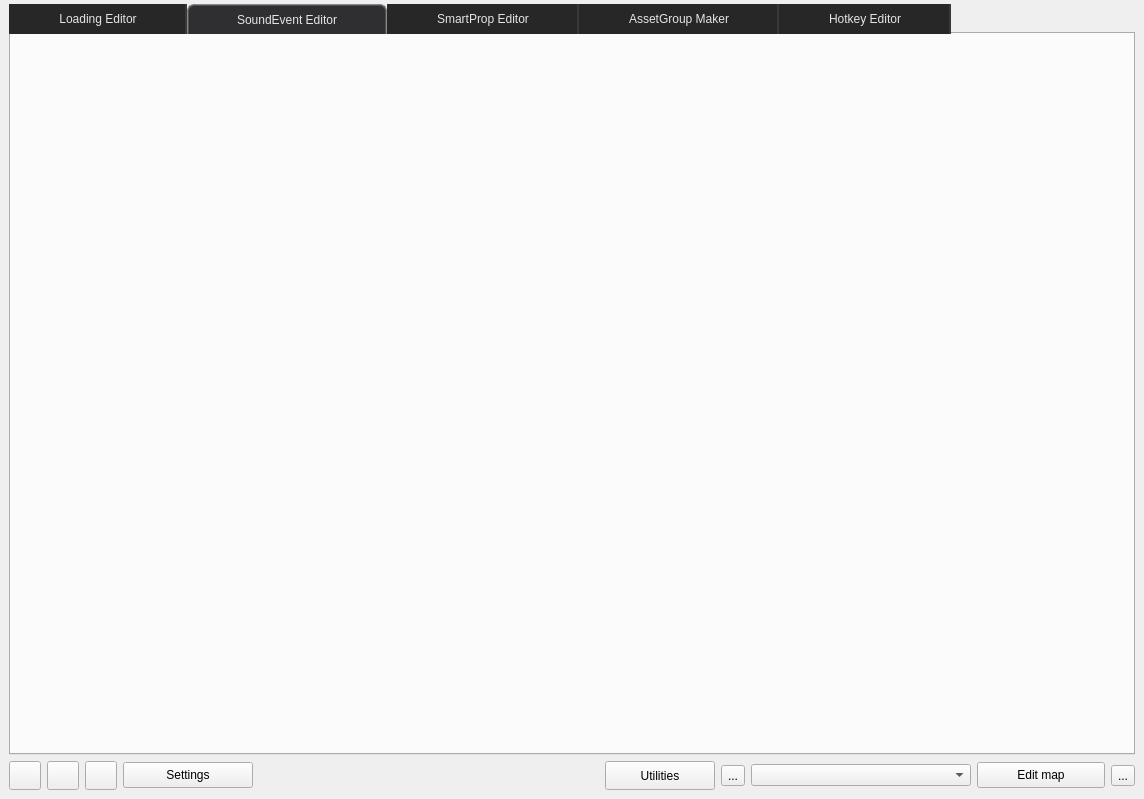
<?xml version="1.0" encoding="UTF-8"?>
<ui version="4.0">
 <class>MainWindow</class>
 <widget class="QMainWindow" name="MainWindow">
  <property name="geometry">
   <rect>
    <x>0</x>
    <y>0</y>
    <width>1144</width>
    <height>799</height>
   </rect>
  </property>
  <property name="windowTitle">
   <string>Hammer 5 Tools</string>
  </property>
  <property name="windowIcon">
   <iconset resource="resources.qrc">
    <normaloff>:/icons/appicon.ico</normaloff>:/icons/appicon.ico</iconset>
  </property>
  <property name="styleSheet">
   <string notr="true"/>
  </property>
  <property name="documentMode">
   <bool>false</bool>
  </property>
  <property name="dockOptions">
   <set>QMainWindow::DockOption::AllowTabbedDocks|QMainWindow::DockOption::AnimatedDocks</set>
  </property>
  <widget class="QWidget" name="centralwidget">
   <layout class="QVBoxLayout" name="verticalLayout">
    <property name="leftMargin">
     <number>9</number>
    </property>
    <property name="topMargin">
     <number>4</number>
    </property>
    <property name="rightMargin">
     <number>9</number>
    </property>
    <property name="bottomMargin">
     <number>9</number>
    </property>
    <item>
     <widget class="QTabWidget" name="MainWindowTools_tabs">
      <property name="enabled">
       <bool>true</bool>
      </property>
      <property name="minimumSize">
       <size>
        <width>0</width>
        <height>0</height>
       </size>
      </property>
      <property name="styleSheet">
       <string notr="true">background-color: #2f2f31;
QTabWidget::pane {
    background-color: solid red;
    border-radius: 0px;
    border: 2px solid gray;
    border-color: #464649;
    background-color: #2f2f31;
}
/* ========================================================== */
QTabBar::tab {
    background-color: #424242;
    color: #a2a79a;
    border-radius: 0px;
    border-top-right-radius: 0px;
    border-top-left-radius: 0px;
    padding: 4px;
    padding-left:48px;
    padding-right: 48px;

    border-top: 2px solid gray;
    border-bottom: 0px solid black;

    font: 700 10pt &quot;Segoe UI&quot;;
    border-left: 2px solid darkgray;
    border-top: 0px solid darkgray;
    border-color: #272727;
    border-right: 2px solid rgba(94, 94, 94, 80);



    color: #e5e5e5;
    background-color: #272727;

}
QTabBar::tab:selected {
    border-radius: 0px;
    border-top-right-radius: 7px;
    border-top-left-radius: 7px;

    border-top: 2px solid gray;
    border-left: 2px solid gray;
    border-right: 2px solid gray;
    border-bottom: 0px solid black;

    font: 700 10pt &quot;Segoe UI&quot;;
    border-color: rgba(94, 94, 94, 180);
    height:20px;
    color: #e5e5e5;
    background-color: #2f2f31;
}</string>
      </property>
      <property name="currentIndex">
       <number>1</number>
      </property>
      <property name="tabsClosable">
       <bool>false</bool>
      </property>
      <widget class="QWidget" name="Loading_Editor_Tab">
       <attribute name="icon">
        <iconset resource="resources.qrc">
         <normaloff>:/valve_common/icons/tools/common/image.png</normaloff>:/valve_common/icons/tools/common/image.png</iconset>
       </attribute>
       <attribute name="title">
        <string>Loading Editor</string>
       </attribute>
       <layout class="QGridLayout" name="gridLayout_3"/>
      </widget>
      <widget class="QWidget" name="soundeditor_tab">
       <property name="enabled">
        <bool>true</bool>
       </property>
       <attribute name="icon">
        <iconset resource="resources.qrc">
         <normaloff>:/icons/tools/vmixtool/appicon.ico</normaloff>:/icons/tools/vmixtool/appicon.ico</iconset>
       </attribute>
       <attribute name="title">
        <string>SoundEvent Editor</string>
       </attribute>
       <layout class="QVBoxLayout" name="verticalLayout_5"/>
      </widget>
      <widget class="QWidget" name="smartpropeditor_tab">
       <attribute name="icon">
        <iconset resource="resources.qrc">
         <normaloff>:/icons/smartprop_editor.png</normaloff>:/icons/smartprop_editor.png</iconset>
       </attribute>
       <attribute name="title">
        <string>SmartProp Editor</string>
       </attribute>
        <layout class="QVBoxLayout" name="verticalLayout_4">
         <property name="topMargin">
          <number>0</number>
         </property>
        </layout>
      </widget>
      <widget class="QWidget" name="BatchCreator_tab">
       <attribute name="icon">
        <iconset resource="resources.qrc">
         <normaloff>:/valve_common/icons/tools/model_editor/hierarchy_sequence_group_referenced.png</normaloff>:/valve_common/icons/tools/model_editor/hierarchy_sequence_group_referenced.png</iconset>
       </attribute>
       <attribute name="title">
        <string>AssetGroup Maker</string>
       </attribute>
       <layout class="QVBoxLayout" name="verticalLayout_2"/>
      </widget>
      <widget class="QWidget" name="hotkeyeditor_tab">
       <property name="enabled">
        <bool>true</bool>
       </property>
       <attribute name="icon">
        <iconset resource="resources.qrc">
         <normaloff>:/valve_common/icons/tools/common/help_keybinding_list.png</normaloff>:/valve_common/icons/tools/common/help_keybinding_list.png</iconset>
       </attribute>
       <attribute name="title">
        <string>Hotkey Editor</string>
       </attribute>
       <layout class="QVBoxLayout" name="verticalLayout_3"/>
      </widget>
     </widget>
    </item>
    <item>
     <layout class="QHBoxLayout" name="horizontalLayout_2">
      <item>
       <widget class="QPushButton" name="my_twitter_button">
        <property name="minimumSize">
         <size>
          <width>32</width>
          <height>0</height>
         </size>
        </property>
        <property name="maximumSize">
         <size>
          <width>32</width>
          <height>16777210</height>
         </size>
        </property>
        <property name="toolTip">
         <string>&lt;html&gt;&lt;head/&gt;&lt;body&gt;&lt;p&gt;Twitter&lt;/p&gt;&lt;/body&gt;&lt;/html&gt;</string>
        </property>
        <property name="styleSheet">
         <string notr="true">padding: 5px;</string>
        </property>
        <property name="text">
         <string/>
        </property>
        <property name="icon">
         <iconset resource="resources.qrc">
          <normaloff>:/social/icons/social/twitter.png</normaloff>:/social/icons/social/twitter.png</iconset>
        </property>
        <property name="iconSize">
         <size>
          <width>20</width>
          <height>20</height>
         </size>
        </property>
       </widget>
      </item>
      <item>
       <widget class="QPushButton" name="discord">
        <property name="minimumSize">
         <size>
          <width>32</width>
          <height>0</height>
         </size>
        </property>
        <property name="maximumSize">
         <size>
          <width>32</width>
          <height>16777210</height>
         </size>
        </property>
        <property name="toolTip">
         <string>&lt;html&gt;&lt;head/&gt;&lt;body&gt;&lt;p&gt;Discord server&lt;/p&gt;&lt;/body&gt;&lt;/html&gt;</string>
        </property>
        <property name="styleSheet">
         <string notr="true">padding: 5px;</string>
        </property>
        <property name="text">
         <string/>
        </property>
        <property name="icon">
         <iconset resource="resources.qrc">
          <normaloff>:/social/icons/social/discord.png</normaloff>:/social/icons/social/discord.png</iconset>
        </property>
        <property name="iconSize">
         <size>
          <width>20</width>
          <height>20</height>
         </size>
        </property>
       </widget>
      </item>
      <item>
       <widget class="QPushButton" name="documentation_button">
        <property name="minimumSize">
         <size>
          <width>32</width>
          <height>0</height>
         </size>
        </property>
        <property name="maximumSize">
         <size>
          <width>32</width>
          <height>16777210</height>
         </size>
        </property>
        <property name="toolTip">
         <string>&lt;html&gt;&lt;head/&gt;&lt;body&gt;&lt;p&gt;Discord server&lt;/p&gt;&lt;/body&gt;&lt;/html&gt;</string>
        </property>
        <property name="styleSheet">
         <string notr="true">padding: 5px;</string>
        </property>
        <property name="text">
         <string/>
        </property>
        <property name="icon">
         <iconset resource="resources.qrc">
          <normaloff>:/icons/help_24dp.svg</normaloff>:/icons/help_24dp.svg</iconset>
        </property>
        <property name="iconSize">
         <size>
          <width>20</width>
          <height>20</height>
         </size>
        </property>
       </widget>
      </item>
      <item>
       <widget class="QPushButton" name="preferences_button">
        <property name="minimumSize">
         <size>
          <width>130</width>
          <height>0</height>
         </size>
        </property>
        <property name="styleSheet">
         <string notr="true">padding: 5px;
font: 580 10pt &quot;Segoe UI&quot;;</string>
        </property>
        <property name="text">
         <string>Settings</string>
        </property>
        <property name="icon">
         <iconset resource="resources.qrc">
          <normaloff>:/icons/settings_16dp.svg</normaloff>:/icons/settings_16dp.svg</iconset>
        </property>
        <property name="iconSize">
         <size>
          <width>20</width>
          <height>20</height>
         </size>
        </property>
       </widget>
      </item>
      <item>
       <widget class="QLabel" name="console_label">
        <property name="sizePolicy">
         <sizepolicy hsizetype="Ignored" vsizetype="Preferred">
          <horstretch>1</horstretch>
          <verstretch>0</verstretch>
         </sizepolicy>
        </property>
        <property name="toolTip">
         <string>Console: recent saved files, launched addons and tool activity.</string>
        </property>
        <property name="styleSheet">
         <string notr="true">color: #a5a5a5;
padding-left: 8px;
padding-right: 8px;
font: 580 9pt &quot;Segoe UI&quot;;</string>
        </property>
        <property name="text">
         <string/>
        </property>
        <property name="alignment">
         <set>Qt::AlignmentFlag::AlignLeft|Qt::AlignmentFlag::AlignVCenter</set>
        </property>
       </widget>
      </item>
      <item>
       <widget class="QToolButton" name="utilities_button">
        <property name="minimumSize">
         <size>
          <width>110</width>
          <height>0</height>
         </size>
        </property>
        <property name="toolTip">
         <string>&lt;html&gt;&lt;head/&gt;&lt;body&gt;&lt;p&gt;&lt;span style=&quot; font-size:12pt; font-weight:700;&quot;&gt;Utilities&lt;/span&gt;&lt;/p&gt;&lt;p&gt;Open a utility tool (Cleanup, UnrealPorter).&lt;/p&gt;&lt;/body&gt;&lt;/html&gt;</string>
        </property>
        <property name="styleSheet">
         <string notr="true">padding: 5px;
font: 580 10pt &quot;Segoe UI&quot;;</string>
        </property>
        <property name="text">
         <string>Utilities</string>
        </property>
        <property name="icon">
         <iconset resource="resources.qrc">
          <normaloff>:/icons/apps_24dp.svg</normaloff>:/icons/apps_24dp.svg</iconset>
        </property>
        <property name="iconSize">
         <size>
          <width>20</width>
          <height>20</height>
         </size>
        </property>
        <property name="popupMode">
         <enum>QToolButton::ToolButtonPopupMode::InstantPopup</enum>
        </property>
        <property name="toolButtonStyle">
         <enum>Qt::ToolButtonStyle::ToolButtonTextBesideIcon</enum>
        </property>
       </widget>
      </item>
      <item>
       <widget class="QToolButton" name="addon_actions_button">
        <property name="toolTip">
         <string>&lt;html&gt;&lt;head/&gt;&lt;body&gt;&lt;p&gt;&lt;span style=&quot; font-size:12pt; font-weight:700;&quot;&gt;Addon actions&lt;/span&gt;&lt;/p&gt;&lt;p&gt;Launch parameters, create/delete/export/import addon, open folders.&lt;/p&gt;&lt;/body&gt;&lt;/html&gt;</string>
        </property>
        <property name="text">
         <string>...</string>
        </property>
        <property name="icon">
         <iconset resource="resources.qrc">
          <normaloff>:/icons/menu_24dp.svg</normaloff>:/icons/menu_24dp.svg</iconset>
        </property>
        <property name="iconSize">
         <size>
          <width>20</width>
          <height>20</height>
         </size>
        </property>
        <property name="popupMode">
         <enum>QToolButton::ToolButtonPopupMode::InstantPopup</enum>
        </property>
       </widget>
      </item>
      <item>
       <widget class="QComboBox" name="ComboBoxSelectAddon">
        <property name="minimumSize">
         <size>
          <width>220</width>
          <height>0</height>
         </size>
        </property>
        <property name="toolTip">
         <string>&lt;html&gt;&lt;head/&gt;&lt;body&gt;&lt;p&gt;&lt;span style=&quot; font-size:11pt; font-weight:700;&quot;&gt;Addon selection&lt;/span&gt;&lt;/p&gt;&lt;p&gt;All tools apply changes to the addon selected in this section.&lt;/p&gt;&lt;/body&gt;&lt;/html&gt;</string>
        </property>
        <property name="styleSheet">
         <string notr="true">font: 700 10pt &quot;Segoe UI&quot;;</string>
        </property>
       </widget>
      </item>
      <item>
       <widget class="QPushButton" name="Launch_Addon_Button">
        <property name="enabled">
         <bool>true</bool>
        </property>
        <property name="minimumSize">
         <size>
          <width>128</width>
          <height>0</height>
         </size>
        </property>
        <property name="toolTip">
         <string>&lt;html&gt;&lt;head/&gt;&lt;body&gt;&lt;p&gt;&lt;span style=&quot; font-size:12pt; font-weight:700;&quot;&gt;Addon launch&lt;/span&gt;&lt;/p&gt;&lt;p&gt;Launches the current addon selected in the addon selection.&lt;/p&gt;&lt;/body&gt;&lt;/html&gt;</string>
        </property>
        <property name="styleSheet">
         <string notr="true">padding: 5px;
font: 700 10pt &quot;Segoe UI&quot;;</string>
        </property>
        <property name="text">
         <string>Edit map</string>
        </property>
        <property name="icon">
         <iconset resource="resources.qrc">
          <normaloff>:/icons/icons/hammer_icon.png</normaloff>:/icons/icons/hammer_icon.png</iconset>
        </property>
        <property name="iconSize">
         <size>
          <width>20</width>
          <height>20</height>
         </size>
        </property>
        <property name="checkable">
         <bool>false</bool>
        </property>
       </widget>
      </item>
      <item>
       <widget class="QToolButton" name="mapbuilder">
        <property name="toolTip">
         <string>&lt;html&gt;&lt;head/&gt;&lt;body&gt;&lt;p&gt;Mapbuilder: an external tool to compile vmap files (by addon name)&lt;/p&gt;&lt;/body&gt;&lt;/html&gt;</string>
        </property>
        <property name="text">
         <string>...</string>
        </property>
        <property name="icon">
         <iconset resource="resources.qrc">
          <normaloff>:/icons/emoji_objects_24dp.png</normaloff>:/icons/emoji_objects_24dp.png</iconset>
        </property>
        <property name="iconSize">
         <size>
          <width>20</width>
          <height>20</height>
         </size>
        </property>
       </widget>
      </item>
     </layout>
    </item>
   </layout>
  </widget>
 </widget>
 <resources>
  <include location="resources.qrc"/>
 </resources>
 <connections/>
</ui>
